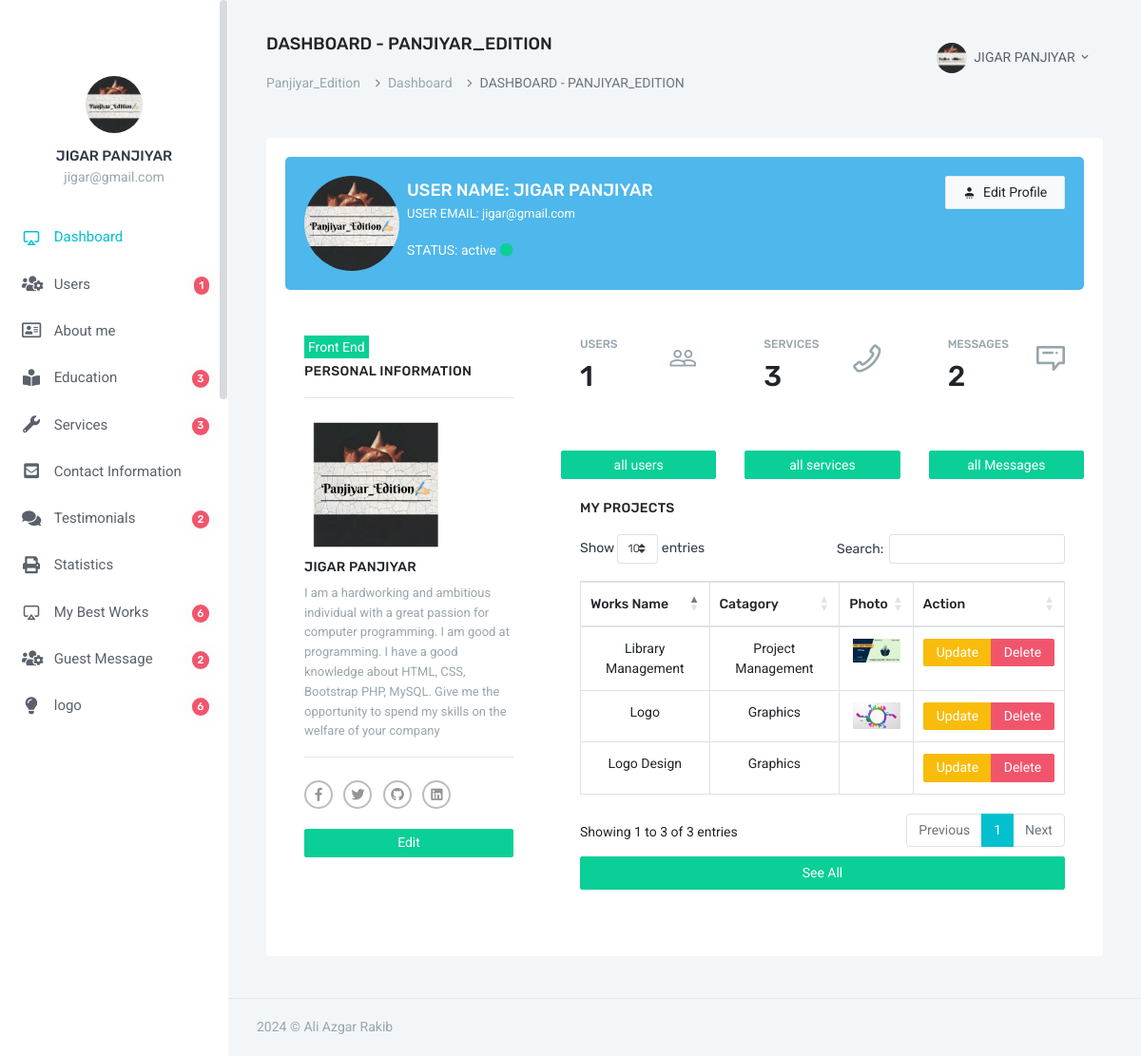
Screenshot of /admin/index.php (signed in) with the database file from the repository.
### tables this page shows
CREATE TABLE `users` (
  `id` int(3) NOT NULL,
  `fname` varchar(100) NOT NULL,
  `email` varchar(100) NOT NULL,
  `password` varchar(255) NOT NULL,
  `status` int(1) NOT NULL DEFAULT 1,
  `photo` varchar(100) NOT NULL DEFAULT 'default.png'
);

CREATE TABLE `about_me` (
  `id` int(2) NOT NULL,
  `name` varchar(100) NOT NULL,
  `intro` varchar(300) NOT NULL,
  `details` text NOT NULL,
  `fb_link` varchar(100) NOT NULL,
  `twitter_link` varchar(100) NOT NULL,
  `linkedin_link` varchar(100) NOT NULL,
  `github_link` varchar(100) NOT NULL,
  `photo` varchar(120) NOT NULL
);

CREATE TABLE `my_best_works` (
  `id` int(2) NOT NULL,
  `works_name` varchar(100) NOT NULL,
  `catagory` varchar(100) NOT NULL,
  `photo` varchar(110) NOT NULL DEFAULT 'default.jpg'
);

### admin/index.php (the view, shortened to what the rows shown need)
<?php
require_once "header.php";
require_once "db.php";
$email = $_SESSION['user_email'];
$query = "SELECT * FROM users WHERE email='$email'";
$result = $dbcon -> query($query);
$row = $result -> fetch_assoc();
$about_me = $dbcon->query("SELECT * FROM about_me");
$result = $about_me -> fetch_assoc();
$all_works = $dbcon->query("SELECT * FROM my_best_works ORDER BY id DESC LIMIT 3");
?>
<div class="row">
    <div class="col-sm-12">
        <div class="profile-user-box card-box bg-info">
            <div class="row text-dark">
                <div class="col-sm-6">
                    <span class="float-left mr-2"><img src="image/users/<?=$row['photo']?>" alt="profile_photo"
                            width='100' class="avatar-xl rounded-circle"></span>
                    <div class="media-body text-white">
                        <h4 class="mt-1 mb-1 text-white font-18">USER NAME: <?=$row['fname']?></h4>
                        <p class="font-13">USER EMAIL: <?=$row['email']?></p>
                        <p class="mb-0">STATUS: active <i class="fa fa-circle text-success"></i></p>
                    </div>
                </div>
            </div>
        </div>
    </div>
</div>
<div class="row">
    <div class="col-xl-4">
        <div class="card-box">
            <span class="bg-success p-1 text-white mb-1">Front End</span>
            <h4 class="header-title mt-1">Personal Information</h4>
            <hr>
            <img src="image/profile/<?=$result['photo']?>" style="width: 150px;">
            <h5 class="header-title mt-1"><?=$result['name']?></h5>
            <div class="panel-body">
                <p class="text-muted font-13"><?=$result['details']?></p>
                <hr />
                <ul class="social-links list-inline mt-4 mb-0 mx-auto">
                    <li class="list-inline-item">
                    </li>
                    <li class="list-inline-item">
                    </li>
                    <li class="list-inline-item">
                    </li>
                    <li class="list-inline-item">
                    </li>
                </ul>
            </div>
            <br>
            <a class="btn btn-sm btn-block btn-success" href="about_me.php">Edit</a>
        </div>
    </div>
    <div class="col-xl-8">
        <div class="row">
            <div class="col-sm-4">
                <div class="card-box tilebox-one">
                    <h2 class="" data-plugin="counterup">
                        <?php
                                              $result = $dbcon->query("SELECT COUNT(*) AS total_users FROM users");
                                              $row = $result->fetch_assoc();
                                              echo $row['total_users'];
                                              ?>
                    </h2>
                </div>
            </div>
            <div class="col-sm-4">
                <div class="card-box tilebox-one">
                    <h2 class=""><span data-plugin="counterup">
                            <?php
                                              $result = $dbcon->query("SELECT COUNT(*) AS total_services FROM services");
                                              $row = $result->fetch_assoc();
                                              echo $row['total_services'];
                                              ?>
                        </span></h2>
                </div>
            </div>
            <div class="col-sm-4">
                <div class="card-box tilebox-one">
                    <h2 class="" data-plugin="counterup">
                        <?php
                                              $result = $dbcon->query("SELECT COUNT(*) AS total_messages FROM guest_messages");
                                              $row = $result->fetch_assoc();
                                              echo $row['total_messages'];
                                              ?>
                    </h2>
                </div>
            </div>
        </div>
        <div class="card-box">
            <table id="example" class="table table-bordered text-center">
                <thead>
                    <tr>
                        <th>Works Name</th>
                        <th>Catagory</th>
                        <th>Photo</th>
                        <th>Action</th>
                    </tr>
                </thead>
                <tbody>
                    <?php foreach ($all_works as $result) {
                                           ?>
                    <tr>
                        <td><?=$result['works_name']?></td>
                        <td><?=$result['catagory']?></td>
                        <td><img src="image/my_best_works/<?=$result['photo']?>" alt="" style="width: 50px;"></td>
                        <td>
                            <div class="btn-group">
                                <a class="btn btn-sm btn-warning"
                                    href="best_works_update.php?id=<?=base64_encode($result['id'])?>">Update</a>
                                <a class="btn btn-sm btn-danger"
                                    href="best_works_delete.php?id=<?=base64_encode($result['id'])?>">Delete</a>
                            </div>
                        </td>
                    </tr>
                    <?php } ?>
                </tbody>
            </table>
        </div>
    </div>
    <?php
    require_once "footer.php";
?>

### admin/header.php (shortened to what the rows shown need)
<?php require_once "db.php"; ?>
<!doctype html>
<html lang="en">
<head>
    <link rel="stylesheet" href="https://cdnjs.cloudflare.com/ajax/libs/twitter-bootstrap/4.1.3/css/bootstrap.css">
    <link rel="stylesheet" href="https://cdn.datatables.net/1.10.20/css/dataTables.bootstrap4.min.css">
    <link href="assets/css/bootstrap.min.css" rel="stylesheet" type="text/css" />
    <link href="assets/css/icons.css" rel="stylesheet" type="text/css" />
    <link rel="stylesheet" href="../front_end_assets/css/fontawesome-all.min.css">
    <link href="assets/css/metismenu.min.css" rel="stylesheet" type="text/css" />
    <link href="assets/css/style.css" rel="stylesheet" type="text/css" />
</head>
<body>
    <div id="wrapper">
        <div class="left side-menu">
            <div class="slimscroll-menu" id="remove-scroll">
                <div class="user-box">
                    <div class="user-img">
                        <?php
                    $email_for_photo = $_SESSION['user_email'];
                    $query_for_photo = $dbcon->query( "SELECT photo FROM users WHERE email='$email_for_photo'");
                    $photo_from_db   = $query_for_photo -> fetch_assoc();
                 ?>
                        <img src="image/users/<?=$photo_from_db['photo']?>" alt="user-img" title="Mat Helme"
                            class="rounded-circle img-fluid">
                    </div>
                </div>
            </div>
        </div>
        <div class="content-page">
            <div class="topbar">
                <nav class="navbar-custom">
                    <ul class="list-unstyled topbar-right-menu float-right mb-0">
                        <li class="dropdown notification-list">
                            <a class="nav-link dropdown-toggle nav-user" data-toggle="dropdown" href="#" role="button"
                                aria-haspopup="false" aria-expanded="false">
                                <img src="image/users/<?=$photo_from_db['photo']?>" alt="user" class="rounded-circle">
                                <span class="ml-1"><?=$_SESSION['user_name']?> <i class="mdi mdi-chevron-down"></i>
                                </span>
                            </a>
                        </li>
                    </ul>
                </nav>
            </div>
            <div class="content">
                <div class="container-fluid">
                    <div class="row">
                        <div class="col-12">
                            <div class="card-box">

### rows the page displays
users: photo (picture), fname "JIGAR PANJIYAR", email "jigar@gmail.com"
about_me: photo (picture), name "JIGAR PANJIYAR", details "I am a hardworking and ambitious individual with a great passion for computer programming. I am good at programming. I have a good knowledge about HTML, CSS, Bootstrap PHP, MySQL. Give me the opportunity to spend my skills on the welfare of your company"
my_best_works: works_name "Logo", catagory "Graphics", photo (picture)
my_best_works: works_name "Library Management", catagory "Project Management", photo (picture)
my_best_works: works_name "Logo Design", catagory "Graphics"

### other values shown
$_SESSION['user_name'] "JIGAR PANJIYAR"
$_SESSION['user_email'] "jigar@gmail.com"
$row['total_users'] "1"
$education_row['total_field'] "3"
$services_row['total_field'] "3"
$testimonial_row['total_field'] "2"
$best_works_row['total_field'] "6"
$guest_message_row['total_field'] "2"
$logo_row['total_field'] "6"
$title "DASHBOARD - PANJIYAR_EDITION"
$row['total_services'] "3"
$row['total_messages'] "2"
